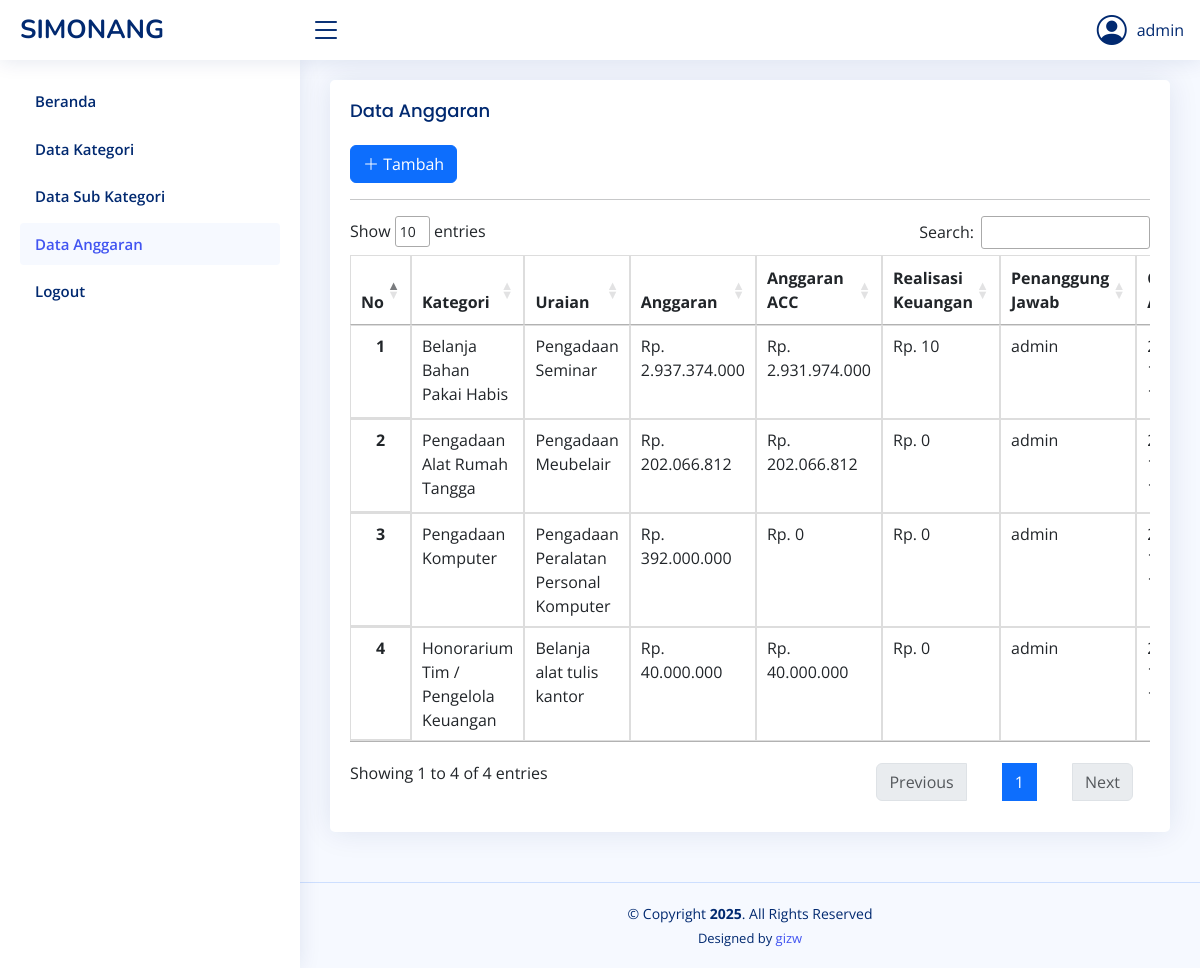
Page /anggaran.php (signed in) on the committed database.
### tables this page shows
CREATE TABLE `anggaran` (
  `id_anggaran` int(11) NOT NULL,
  `id_user` int(11) NOT NULL,
  `id_sub_kategori` int(11) NOT NULL,
  `uraian` varchar(70) NOT NULL,
  `realisasi_keuangan` bigint(15) NOT NULL,
  `created_at` timestamp NOT NULL DEFAULT current_timestamp(),
  `updated_at` timestamp NOT NULL DEFAULT current_timestamp() ON UPDATE current_timestamp()
);

CREATE TABLE `sub_kategori` (
  `id_sub_kategori` int(11) NOT NULL,
  `id_user` int(11) NOT NULL,
  `id_kategori` int(11) NOT NULL,
  `nm_sub_kategori` varchar(100) NOT NULL,
  `created_at` timestamp NOT NULL DEFAULT current_timestamp(),
  `updated_at` timestamp NOT NULL DEFAULT current_timestamp() ON UPDATE current_timestamp()
);

CREATE TABLE `pengguna` (
  `id_pengguna` int(11) NOT NULL,
  `nama` varchar(100) NOT NULL,
  `username` varchar(100) NOT NULL,
  `password` varchar(100) NOT NULL,
  `role` varchar(100) NOT NULL,
  `foto` text NOT NULL
);

### anggaran.php (the view, shortened to what this page needs)
<?php include('head.php'); ?>
<body>
    <?php include('side_bar.php'); ?>
    <main id="main" class="main">
        <section class="section">
            <div class="row">
                <div class="col-lg-12">
                    <div class="card">
                        <div class="card-body">
                            <h5 class="card-title">Data Anggaran</h5>
                            <?php if ($_SESSION['ROLE'] == 'Admin'): ?>
                            <button class="btn btn-primary" data-toggle="modal" data-target="#myModal"><i class="bi bi-plus-lg"></i> Tambah</button>
                            <?php endif;?>
                            <hr>
                            <div class="table-responsive">
                            <table class="table datatable">
                                <thead>
                                    <tr>
                                        <th scope="col">No</th>
                                        <th scope="col">Kategori</th>
                                        <th scope="col">Uraian</th>
                                        <th scope="col">Anggaran</th>
                                        <th scope="col">Anggaran ACC</th>
                                        <th scope="col">Realisasi Keuangan</th>
                                        <th scope="col">Penanggung Jawab</th>
                                        <th scope="col">Created At</th>
                                    </tr>
                                </thead>
                                <tbody>
                                    <?php
                                        require 'dbcon.php';
                                        $no = 1;
                                        $query = $conn->query("SELECT anggaran.*, sub_kategori.nm_sub_kategori, pengguna.nama
                                                               FROM anggaran
                                                               JOIN sub_kategori ON anggaran.id_sub_kategori = sub_kategori.id_sub_kategori
                                                               JOIN kategori ON sub_kategori.id_kategori = kategori.id_kategori
                                                               LEFT JOIN pengguna ON anggaran.id_user = pengguna.id_pengguna");
                                        while ($row = $query->fetch_array()) {
                                            $id_anggaran = $row['id_anggaran'];
                                    ?>
                                    <tr>
                                        <th scope="row"><?php echo $no++; ?></th>
                                        <td><?php echo $row['nm_sub_kategori']; ?></td>
                                        <td><?php echo $row['uraian']; ?></td>
                                        <td>
                                            <?php
                                                $query1 = $conn->query("SELECT SUM(total) as jml FROM detail_anggaran WHERE id_anggaran='$id_anggaran'");
                                                $row1 = $query1->fetch_array();
                                                echo 'Rp. '.number_format($row1['jml'], 0, ",", ".");
                                            ?>
                                        </td>
                                        <td>
                                            <?php
                                                $query2 = $conn->query("SELECT SUM(total) as jml FROM detail_anggaran WHERE id_anggaran='$id_anggaran' AND status='Acc'");
                                                $row2 = $query2->fetch_array();
                                                echo 'Rp. '.number_format($row2['jml'], 0, ",", ".");
                                            ?>
                                        </td>
                                        <td><?php echo 'Rp. '.number_format($row['realisasi_keuangan'], 0, ",", ".");?></td>
                                        <td><?php echo $row['nama']; ?></td>
                                        <td><?php echo $row['created_at']; ?></td>
                                    </tr>
                                    <?php
                                        }
                                    ?>
                                </tbody>
                            </table>
                        </div>
                        </div>
                    </div>
                </div>
            </div>
        </section>
    </main>
    <?php include('footer.php'); ?>
</body>
</html>

### head.php (shortened to what this page needs)
<!DOCTYPE html>
<html lang="en">
<head>
  <link href="assets/vendor/bootstrap/css/bootstrap.min.css" rel="stylesheet">
  <link href="assets/vendor/bootstrap-icons/bootstrap-icons.css" rel="stylesheet">
  <link href="assets/vendor/boxicons/css/boxicons.min.css" rel="stylesheet">
  <link href="assets/vendor/quill/quill.snow.css" rel="stylesheet">
  <link href="assets/vendor/quill/quill.bubble.css" rel="stylesheet">
  <link href="assets/vendor/remixicon/remixicon.css" rel="stylesheet">
  <link href="assets/vendor/simple-datatables/style.css" rel="stylesheet">
  <link href="assets/css/style.css" rel="stylesheet">
  <link href="https://cdn.datatables.net/1.11.5/css/jquery.dataTables.min.css" rel="stylesheet">
  <link href="https://cdn.datatables.net/1.11.5/css/dataTables.bootstrap4.min.css" rel="stylesheet">
</head>

### side_bar.php (shortened to what this page needs)
<header id="header" class="header fixed-top d-flex align-items-center">
    <div class="d-flex align-items-center justify-content-between">
        <a href="index.php" class="logo d-flex align-items-center">
            <span class="d-none d-lg-block">SIMONANG</span>
        </a>
        <i class="bi bi-list toggle-sidebar-btn"></i>
    </div>
    <nav class="header-nav ms-auto">
        <ul class="d-flex align-items-center">
            <li class="nav-item dropdown pe-3">
                <a class="nav-link nav-profile d-flex align-items-center pe-0" href="#">
                <i class="bi bi-person-circle" class="rounded-circle" style="margin-right:10px;font-size:30px;"></i>
                    <?php echo $_SESSION['NAMA'];?>
                </a>
            </li>
        </ul>
    </nav>
</header>
<aside id="sidebar" class="sidebar">
<?php
    $current_page = basename($_SERVER['PHP_SELF']);
?>
    <ul class="sidebar-nav" id="sidebar-nav">
        <li class="nav-item">
            <a class="nav-link <?php echo $current_page == 'index.php' ? '' : 'collapsed'; ?>" href="index.php">
                <span>Beranda</span>
            </a>
        </li>
        <?php if ($_SESSION['ROLE'] != 'Kasubag'): ?>
        <li class="nav-item">
            <a class="nav-link <?php echo $current_page == 'kategori.php' ? '' : 'collapsed'; ?>" href="kategori.php">
                <span>Data Kategori</span>
            </a>
        </li>
        <li class="nav-item">
            <a class="nav-link <?php echo $current_page == 'sub_kategori.php' ? '' : 'collapsed'; ?>" href="sub_kategori.php">
                <span>Data Sub Kategori</span>
            </a>
        </li>
        <?php endif;?>
        <li class="nav-item">
            <a class="nav-link <?php echo $current_page == 'anggaran.php' ? '' : 'collapsed'; ?>" href="anggaran.php">
                <span>Data Anggaran</span>
            </a>
        </li>
        <li class="nav-item">
          <a href="#" class="nav-link <?php echo $current_page == 'logout.php' ? '' : 'collapsed'; ?>" data-toggle="modal" data-target="#myModal1"> Logout</a>
        </li>
    </ul>
</aside>

### footer.php (shortened to what this page needs)
<footer id="footer" class="footer">
  <div class="copyright">
    &copy; Copyright <strong><span>2025</span></strong>. All Rights Reserved
  </div>
  <div class="credits">
    Designed by <a href="#">gizw</a>
  </div>
</footer>

### assets/css/style.css (style rules this page uses)
:root { scroll-behavior: smooth; }
body { font-family: "Open Sans", sans-serif; background: #f6f9ff; color: #444444; }
a { color: #4154f1; text-decoration: none; }
h1, h2, h3, h4, h5, h6 { font-family: "Nunito", sans-serif; }
#main { margin-top: 60px; padding: 20px 30px; transition: all 0.3s; }
.card { margin-bottom: 30px; border: none; border-radius: 5px; box-shadow: 0px 0 30px rgba(1, 41, 112, 0.1); }
.card-title { padding: 20px 0 15px 0; font-size: 18px; font-weight: 500; color: #012970; font-family: "Poppins", sans-serif; }
.card-body { padding: 0 20px 20px 20px; }
.logo { line-height: 1; }
@media (min-width: 1200px) { .logo { width: 280px; } }
.logo span { font-size: 26px; font-weight: 700; color: #012970; font-family: "Nunito", sans-serif; }
.header { transition: all 0.5s; z-index: 997; height: 60px; box-shadow: 0px 2px 20px rgba(1, 41, 112, 0.1); background-color: #fff; padding-left: 20px; }
.header .toggle-sidebar-btn { font-size: 32px; padding-left: 10px; cursor: pointer; color: #012970; }
.header-nav ul { list-style: none; }
.header-nav>ul { margin: 0; padding: 0; }
.header-nav .nav-profile { color: #012970; }
.sidebar { position: fixed; top: 60px; left: 0; bottom: 0; width: 300px; z-index: 996; transition: all 0.3s; padding: 20px; overflow-y: auto; scrollbar-width: thin; scrollbar-color: #aab7cf transparent; box-shadow: 0px 0px 20px rgba(1, 41, 112, 0.1); background-color: #fff; }
@media (min-width: 1200px) { #main, #footer { margin-left: 300px; } }
.sidebar-nav { padding: 0; margin: 0; list-style: none; }
.sidebar-nav li { padding: 0; margin: 0; list-style: none; }
.sidebar-nav .nav-item { margin-bottom: 5px; }
.sidebar-nav .nav-link { display: flex; align-items: center; font-size: 15px; font-weight: 600; color: #4154f1; transition: 0.3; background: #f6f9ff; padding: 10px 15px; border-radius: 4px; }
.sidebar-nav .nav-link.collapsed { color: #012970; background: #fff; }
.footer { padding: 20px 0; font-size: 14px; transition: all 0.3s; border-top: 1px solid #cddfff; }
.footer .copyright { text-align: center; color: #012970; }
.footer .credits { padding-top: 5px; text-align: center; font-size: 13px; color: #012970; }

### head.php (style rules this page uses)
table.datatable { border-collapse: collapse; }
table.datatable th, table.datatable td { border: 1px solid #ddd; padding: 8px; }
table.datatable th { font-weight: bold; border-bottom: 2px solid #ddd; text-align:center; }
table.datatable tr:nth-child(even) { background-color: #f9f9f9; }

### rows in the picture
anggaran: id_sub_kategori.nm_sub_kategori "Belanja Bahan Pakai Habis", uraian "Pengadaan Seminar", jml "2.937.374.000", jml "2.931.974.000", realisasi_keuangan "10", id_user.nama "admin"
anggaran: id_sub_kategori.nm_sub_kategori "Pengadaan Alat Rumah Tangga", uraian "Pengadaan Meubelair", jml "202.066.812", realisasi_keuangan "0", id_user.nama "admin"
anggaran: id_sub_kategori.nm_sub_kategori "Pengadaan Komputer", uraian "Pengadaan Peralatan Personal Komputer", jml "392.000.000", jml "0", realisasi_keuangan "0", id_user.nama "admin"
anggaran: id_sub_kategori.nm_sub_kategori "Honorarium Tim / Pengelola Keuangan", uraian "Belanja alat tulis kantor", jml "40.000.000", realisasi_keuangan "0", id_user.nama "admin"

### other values in the picture
$_SESSION['NAMA'] "admin"
